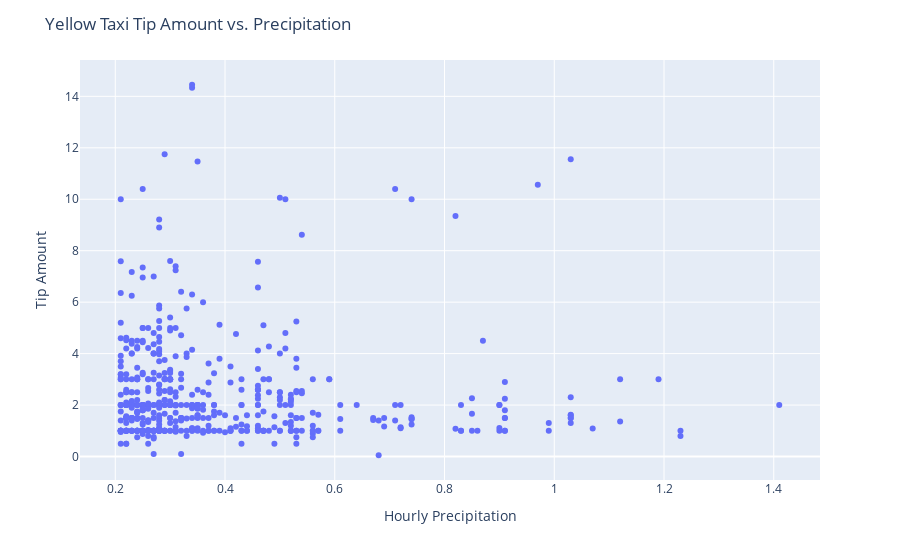

The code cell stored with this chart in its notebook:
### Code cell
tip_vs_precipitation_df = get_tip_vs_precipitation_df()
plot_tip_vs_precipitation(tip_vs_precipitation_df)

# Fix the Ploty diagram not display in Github
if os.path.isfile(os.path.join(os.getcwd(), "plot6.png")):
    i = Image(filename="plot6.png")
    display(i)

### Figure 1 — Plotly figure (JSON) as saved in the notebook; plotly's stock layout.template omitted (floating-point values rounded to 4 significant figures; data arrays with more than 128 entries replaced by an {"elided": "..."} marker saying what was removed)
{"data": [{"hovertemplate": "x=%{x}<br>y=%{y}<extra></extra>", "legendgroup": "", "marker": {"color": "#636efa", "symbol": "circle"}, "mode": "markers", "name": "", "orientation": "v", "showlegend": false, "type": "scatter", "x": {"elided": "526 float values"}, "xaxis": "x", "y": {"elided": "526 float values"}, "yaxis": "y"}], "layout": {"legend": {"tracegroupgap": 0}, "margin": {"t": 60}, "title": {"text": "Yellow Taxi Tip Amount vs. Precipitation"}, "xaxis": {"anchor": "y", "domain": [0, 1], "title": {"text": "Hourly Precipitation"}}, "yaxis": {"anchor": "x", "domain": [0, 1], "title": {"text": "Tip Amount"}}}}
